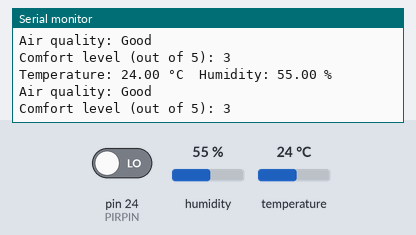
Simulated run of this sketch. Board: Arduino Mega 2560, built with avr-gcc and run on an emulated ATmega2560. On the bench: the last lines printed to the serial monitor. Inputs (shaded band) come from the test bench; at power-on: humidity 55 %, pin 24 (PIRPIN) LOW, temperature 24 °C.

Above: at 2.8 s.
2.9 s: humidity set to 22 %
At 4.5 s:
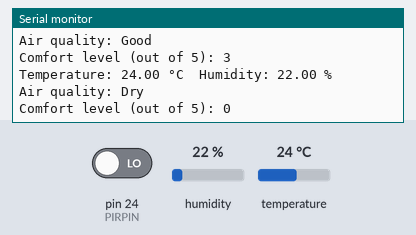
6.6 s: pin 24 (PIRPIN) driven HIGH
At 8.1 s:
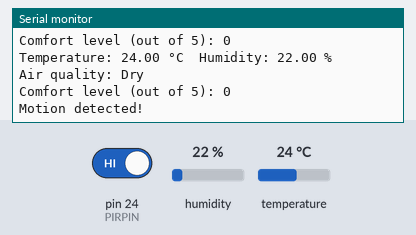
8.7 s: humidity set to 68 %
At 11.1 s:
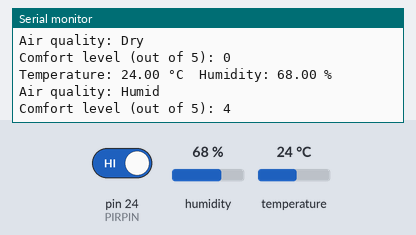
12.8 s: pin 24 (PIRPIN) driven LOW
At 14.1 s:
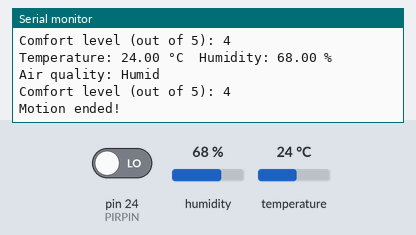
14.9 s: temperature set to 12 °C
At 17.2 s:
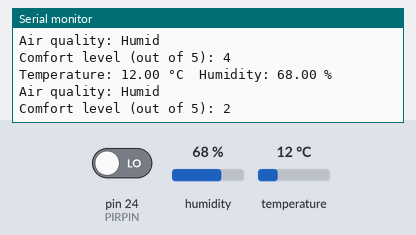
Timing chart, 0 to 17.4 s (numbered marks = the images above; inputs shaded):
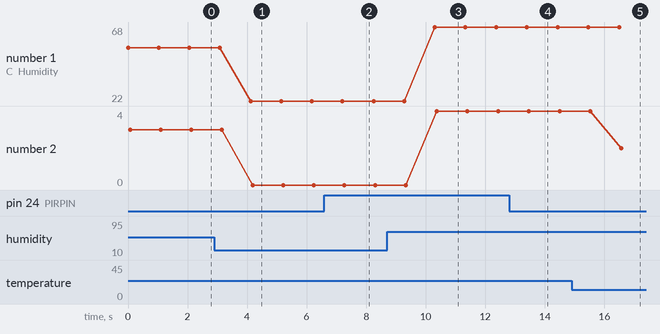

The sketch:

sketch.ino
```cpp
#include "DHT.h"

#define DHTPIN 3         // Digital pin connected to the DHT sensor
#define DHTTYPE DHT22    // DHT 22 (AM2302), AM2321
#define PIRPIN 24        // Pin for the PIR sensor

DHT dht(DHTPIN, DHTTYPE);

int pirState = LOW;     // Assume no motion detected initially
int pirVal = 0;         // Variable for reading the PIR sensor status

void setup() {
    Serial.begin(9600);
    pinMode(PIRPIN, INPUT);  // Declare PIR sensor as input
    dht.begin();
}

void loop() {
    // Read PIR sensor
    pirVal = digitalRead(PIRPIN);

    // Read DHT22 sensor
    float temperature = dht.readTemperature();
    float humidity = dht.readHumidity();

    if (isnan(temperature) || isnan(humidity)) {
        Serial.println("Failed to read from DHT sensor!");
    } else {
        Serial.print("Temperature: ");
        Serial.print(temperature);
        Serial.print(" °C\t");
        Serial.print("Humidity: ");
        Serial.print(humidity);
        Serial.println(" %");

        // Estimate air quality based on humidity
        String airQuality;
        if (humidity >= 40 && humidity <= 60) {
            airQuality = "Good";
        } else if (humidity < 40) {
            airQuality = "Dry";
        } else {
            airQuality = "Humid";
        }
        Serial.println("Air quality: " + airQuality);

        // Determine room comfort on a scale out of 5
        int comfortLevel = calculateComfortLevel(temperature, humidity);
        Serial.print("Comfort level (out of 5): ");
        Serial.println(comfortLevel);
    }

    // Check for motion detection
    if (pirVal == HIGH) {
        if (pirState == LOW) {
            Serial.println("Motion detected!");
            pirState = HIGH;
        }
    } else {
        if (pirState == HIGH) {
            Serial.println("Motion ended!");
            pirState = LOW;
        }
    }

    delay(1000); // Adjust delay as needed
}

int calculateComfortLevel(float temperature, float humidity) {
    // Map temperature to a scale of 1 to 5
    float tempScore = map(temperature, 18, 28, 1, 5);

    // Map humidity to a scale of 1 to 5
    float humidityScore = map(humidity, 40, 60, 1, 5);

    // Calculate average comfort level
    float comfortLevel = (tempScore + humidityScore) / 2.0;

    // Ensure comfort level does not exceed 5
    if (comfortLevel > 5) {
        comfortLevel = 5;
    }

    return int(comfortLevel); // Return as an integer
}
```

Measured:
- after the input at 2.9 s, the serial monitor: prints a new line after 1.2 s (image 1)
- after the input at 6.6 s, the serial monitor: prints a new line after 0.69 s (image 2)
- after the input at 8.7 s, the serial monitor: prints a new line after 1.6 s (image 3)
- after the input at 12.8 s, the serial monitor: prints a new line after 0.69 s (image 4)
- after the input at 14.9 s, the serial monitor: prints a new line after 1.6 s (image 5)
- plotted number 1: 55 → 22 after the input at 2.9 s, 22 → 68 after the input at 8.7 s
- plotted number 2: 3 → 0 after the input at 2.9 s, 0 → 4 after the input at 8.7 s, 4 → 2 after the input at 14.9 s
